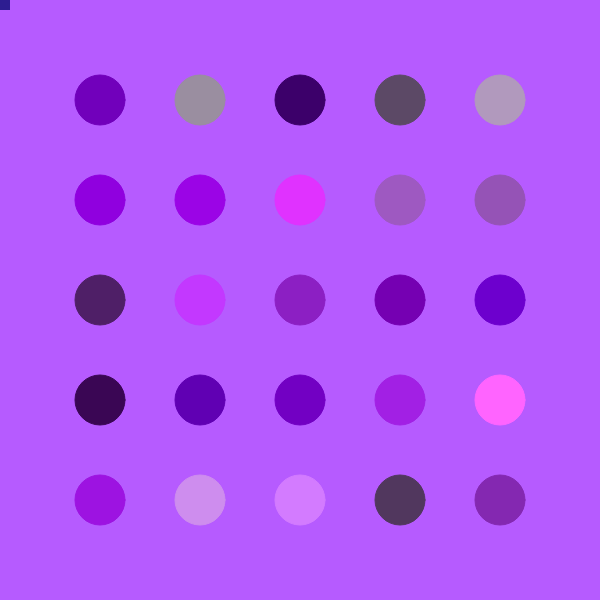
Frame 1 (no input)
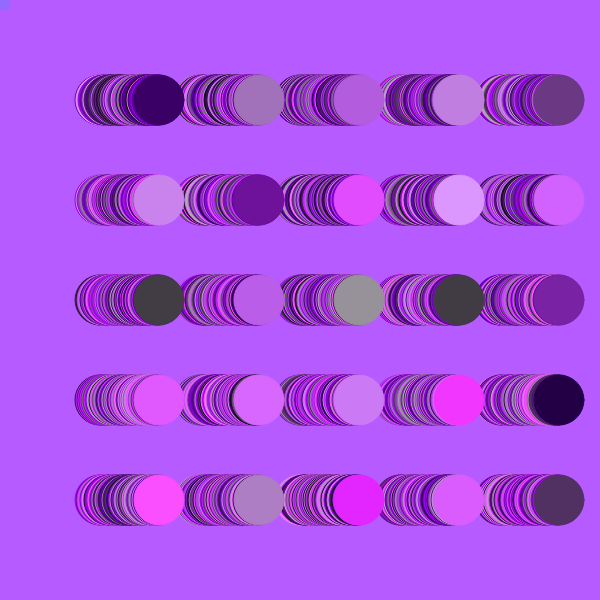
Frame 60 (no input)
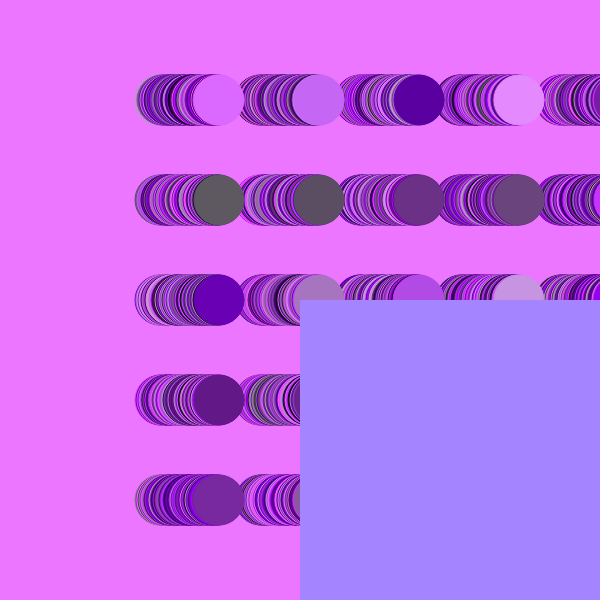
Frame 120 (the mouse pressed at the canvas centre since frame 60)

The p5.js sketch that drew these frames (run headless with seeded random() and noise() and a simulated clock; from frame 60 on, the mouse is pressed at the canvas centre):

// p5.js sketch
// ── sketch.js
var diameter = 50;
var x = 0;
var chaos;
var cnum;

// chaos and cnum (chaos number) are our random variables

function setup() {
  createCanvas(600, 600);
  frameRate(30);
  mousePressed(); //having this here makes the first background a random color. mousePressed is similiar to an erase function here.
}

function draw() {
  flyCircles(5, 5, 186, 99); // t and y are the rows/columns, c and p are the random color parameters
  paint(200, 55); //c and p are also random color parameters, making the rectangles a different color than the cirlces if you choose
}


//this is the "erase" function. clicking the mouse resets the background and gets rid of any prior rectangles and circles
function mousePressed() {
  chaos = random(255);
  background(chaos, chaos/2, chaos*2); //this creates a similiar effect to the stroke() function above
}


//this is the circle making function
function flyCircles(t, y, c, p) {  //t and y define how many rows and columns for the cirles, c and p are new parameters to determine the random colors
   for (var i = 1; i <= t; i++) {
      for(var e = 1; e <= y; e++) {//these loops make the cirlces fly to the left, leaving a trail of glass pipes behind
         chaos = random(c);
         cnum = random(p);
         stroke(chaos + cnum, chaos - cnum, chaos + cnum*2); //these create a random shade of purple, blue, or pink
         fill(chaos + cnum, chaos - cnum, chaos + cnum*2);
         ellipse(i*100+x, e*100, diameter, diameter);
         
      }
      
      
  }
  x++;
}

 //this is the "paintbrush" of rectangles, all dependent on mouse location
function paint(c, p) {
  chaos = random(c);
  cnum = random(p);
  noStroke();
  fill(chaos + cnum, chaos - cnum, chaos * cnum/2);
  rect(mouseX, mouseY, mouseX + 10, mouseY + 10);
}
